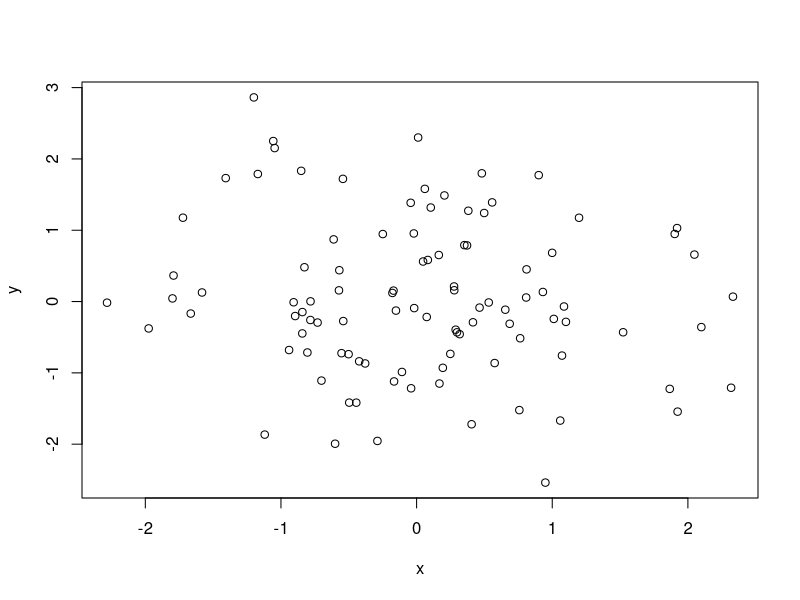
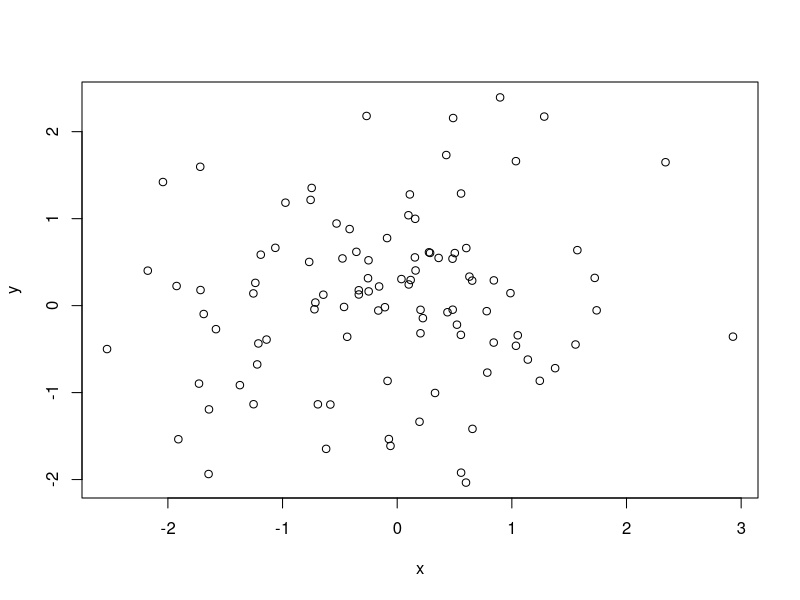

R code for these plots, in order:
## ---- chunk 1
x <- rnorm(100)
y <- rnorm(100)
plot(x, y)
## ---- chunk 2
summary(x)
## ---- chunk 3
#this is a comment
x <- rnorm(100)
y <- rnorm(100)
plot(x, y)
